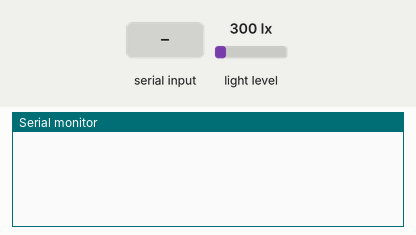
The sketch below on a simulated Arduino Uno, built with avr-gcc and run on an emulated ATmega328P. Shown: the last lines printed to the serial monitor. The inputs (shaded band) are chosen by the test bench; at power-on: light level 300 lx.

Above: at 1.2 s.
1.3 s: "DISCOVER_LUX_SENSOR\n" received over Serial
At 1.48 s:
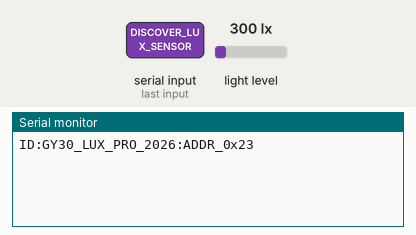
3.0 s: light level set to 40 lx
At 3.23 s:
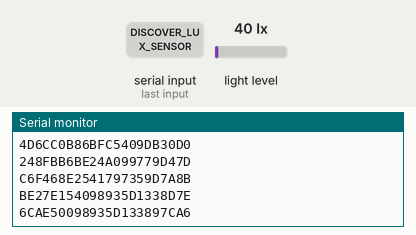
4.8 s: "DISCONNECT\n" received over Serial
At 5.7 s:
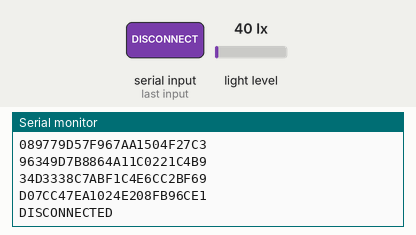
6.3 s: "PING\n" received over Serial
At 6.8 s:
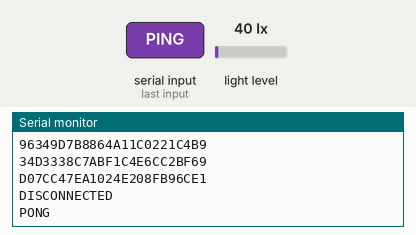
7.8 s: "SENSOR_STATUS\n" received over Serial
At 9.0 s:
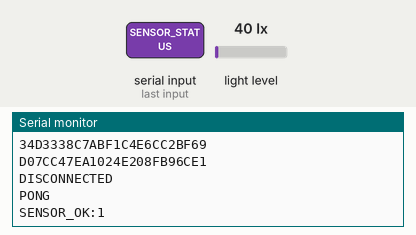
9.3 s: "DISCOVER_LUX_SENSOR\n" received over Serial
At 9.73 s:
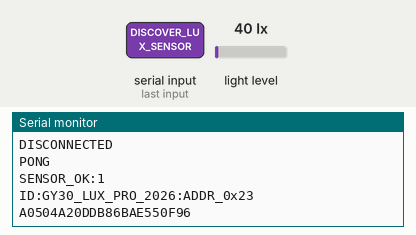

The sketch:

LuxSense_Arduino.ino
```cpp
#include <Wire.h>
#include <BH1750.h>

// LuxSense Pro — Arduino Uno BH1750 Scientific Radiometry Firmware
// Features:
// - Dynamic dual-address auto-detection (0x23 for ADDR=GND, 0x5C for ADDR=VCC)
// - Continuous physical sensor health monitoring (I2C ACK verification)
// - 128-bit rolling XOR stream cipher with checksum verification matching crypto_packet.py
// - Explicit ERR:SENSOR_DISCONNECTED reporting upon physical I2C disconnection
// - Automatic hot-plug recovery upon physical sensor reconnection
// - Zero fabrication: never sends fake or masked 0.00 data on sensor error

BH1750 lightMeter;
byte sensorAddress = 0x23;
bool sensorDetected = false;
bool isPaired = false;
uint16_t packetCounter = 0;
unsigned long lastSample = 0;
const unsigned long SENSOR_INTERVAL_MS = 250; // 4.0 Hz acquisition rate

// 16-byte Secret Key (Must match Python software exactly)
const byte SECRET_KEY[16] = {
  0x4A, 0x91, 0x2C, 0x7E, 0x10, 0xF3, 0x88, 0x5B,
  0xD2, 0x64, 0x39, 0xA7, 0x05, 0xE1, 0x4F, 0xB8
};

bool checkI2CAddress(byte addr) {
  Wire.beginTransmission(addr);
  byte error = Wire.endTransmission();
  return (error == 0);
}

bool probeSensor() {
  // Test primary address 0x23 (ADDR = GND)
  if (checkI2CAddress(0x23)) {
    sensorAddress = 0x23;
    sensorDetected = lightMeter.begin(BH1750::CONTINUOUS_HIGH_RES_MODE, 0x23);
    return sensorDetected;
  }

  // Test secondary address 0x5C (ADDR = VCC)
  if (checkI2CAddress(0x5C)) {
    sensorAddress = 0x5C;
    sensorDetected = lightMeter.begin(BH1750::CONTINUOUS_HIGH_RES_MODE, 0x5C);
    return sensorDetected;
  }

  sensorDetected = false;
  return false;
}

void sendEncryptedPacket(float lux) {
  packetCounter++;

  // Exact round-to-hundredth integer representation matching crypto_packet.py
  unsigned long luxInt = (unsigned long)(lux * 100.0f + 0.5f);
  byte checksum = (byte)((packetCounter + luxInt) % 256);

  // Format payload: "COUNTER|LUX|CHECKSUM"
  String payload = String(packetCounter) + "|" + String(lux, 2) + "|" + String(checksum);

  // Encrypt payload using rolling XOR cipher and send as HEX
  for (unsigned int i = 0; i < payload.length(); i++) {
    byte encryptedByte = ((byte)payload[i]) ^ SECRET_KEY[(i + packetCounter) % 16];
    if (encryptedByte < 16) Serial.print('0');
    Serial.print(encryptedByte, HEX);
  }
  Serial.println();
}

void setup() {
  Serial.begin(115200);
  Serial.setTimeout(50);
  Wire.begin();
  Wire.setClock(400000L); // 400kHz Fast-Mode I2C

  probeSensor();
}

void loop() {
  // 1. Command handling
  if (Serial.available() > 0) {
    String cmd = Serial.readStringUntil('\n');
    cmd.trim();

    if (cmd == "DISCOVER_LUX_SENSOR") {
      // Re-probe sensor on discovery
      probeSensor();
      if (sensorDetected) {
        Serial.print("ID:GY30_LUX_PRO_2026:ADDR_0x");
        if (sensorAddress < 16) Serial.print("0");
        Serial.println(sensorAddress, HEX);
        isPaired = true;
        packetCounter = 0;
        lastSample = millis();
      } else {
        Serial.println("ID:GY30_LUX_PRO_2026:NO_SENSOR");
        isPaired = false;
      }
    } else if (cmd == "DISCONNECT") {
      isPaired = false;
      Serial.println("DISCONNECTED");
    } else if (cmd == "PING") {
      Serial.println("PONG");
    } else if (cmd == "SENSOR_STATUS") {
      bool ok = checkI2CAddress(sensorAddress);
      Serial.print("SENSOR_OK:");
      Serial.println(ok ? "1" : "0");
    }
  }

  // 2. Continuous measurement streaming
  if (isPaired && millis() - lastSample >= SENSOR_INTERVAL_MS) {
    lastSample = millis();

    // Verify physical I2C connection before reading
    if (!checkI2CAddress(sensorAddress)) {
      sensorDetected = false;
      Serial.println("ERR:SENSOR_DISCONNECTED");
      // Attempt to re-probe in case address changed or reconnected
      probeSensor();
      return;
    }

    float lux = lightMeter.readLightLevel();

    // If reading returned negative or NaN, sensor communication failed
    if (isnan(lux) || lux < 0.0f) {
      sensorDetected = false;
      Serial.println("ERR:SENSOR_ERROR");
      return;
    }

    sensorDetected = true;
    sendEncryptedPacket(lux);
  }
}
```

Measured:
- after the input at 1.3 s, the serial monitor: prints a new line at once (image 1)
- after the input at 3.0 s, the serial monitor: prints a new line after 0.05 s (image 2)
- after the input at 4.8 s, the serial monitor: prints a new line at once (image 3)
- after the input at 6.3 s, the serial monitor: prints a new line at once (image 4)
- after the input at 7.8 s, the serial monitor: prints a new line at once (image 5)
- after the input at 9.3 s, the serial monitor: prints a new line at once (image 6)
